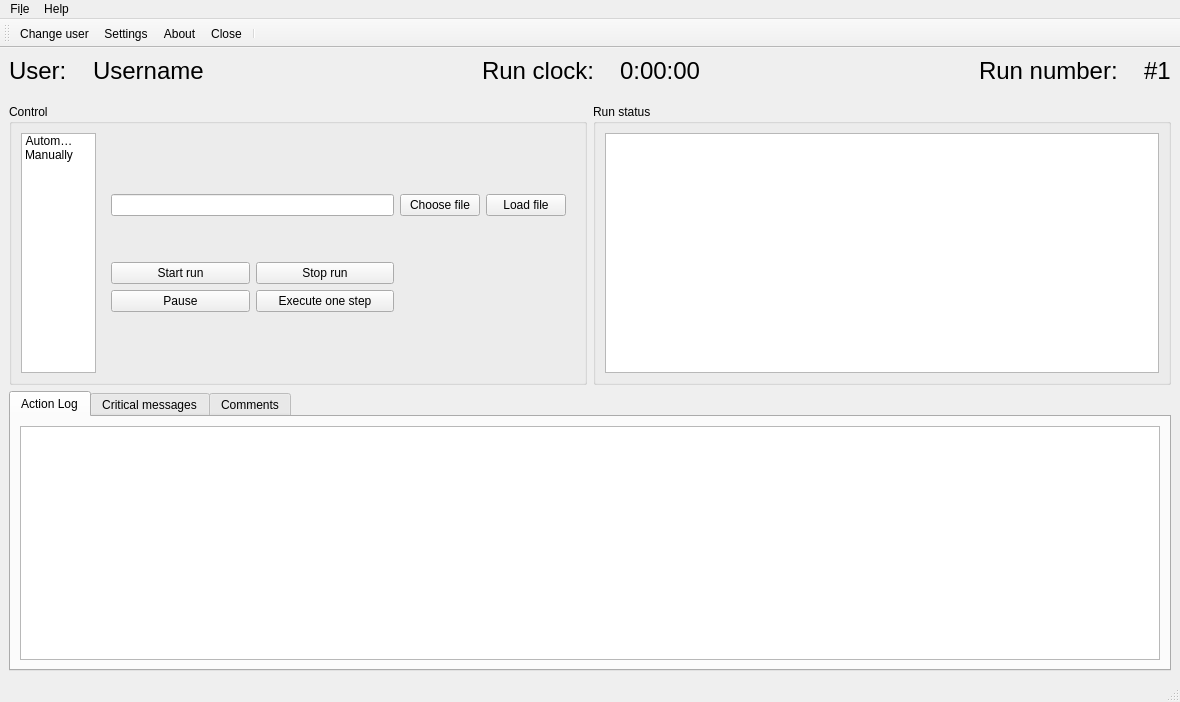
<?xml version="1.0" encoding="UTF-8"?>
<ui version="4.0">
 <class>PanEDMInterfaceMain</class>
 <widget class="QMainWindow" name="PanEDMInterfaceMain">
  <property name="geometry">
   <rect>
    <x>0</x>
    <y>0</y>
    <width>1180</width>
    <height>702</height>
   </rect>
  </property>
  <property name="windowTitle">
   <string>PanEDM Control</string>
  </property>
  <property name="windowIcon">
   <iconset>
    <normaloff>Icons/pulse_icon.png</normaloff>Icons/pulse_icon.png</iconset>
  </property>
  <widget class="QWidget" name="centralwidget">
   <layout class="QVBoxLayout" name="verticalLayout_2">
    <item>
     <layout class="QVBoxLayout" name="verticalLayoutMain">
      <item>
       <layout class="QHBoxLayout" name="infoarea">
        <item>
         <layout class="QFormLayout" name="left_side">
          <item row="0" column="0">
           <widget class="QLabel" name="username_label">
            <property name="font">
             <font>
              <pointsize>18</pointsize>
             </font>
            </property>
            <property name="text">
             <string>User:</string>
            </property>
           </widget>
          </item>
          <item row="0" column="1">
           <widget class="QLabel" name="username">
            <property name="font">
             <font>
              <pointsize>18</pointsize>
             </font>
            </property>
            <property name="text">
             <string>Username</string>
            </property>
            <property name="indent">
             <number>20</number>
            </property>
           </widget>
          </item>
         </layout>
        </item>
        <item>
         <spacer name="horizontalSpacer">
          <property name="orientation">
           <enum>Qt::Horizontal</enum>
          </property>
          <property name="sizeHint" stdset="0">
           <size>
            <width>40</width>
            <height>20</height>
           </size>
          </property>
         </spacer>
        </item>
        <item>
         <layout class="QFormLayout" name="middle">
          <item row="0" column="0">
           <widget class="QLabel" name="runClockLabel">
            <property name="font">
             <font>
              <pointsize>18</pointsize>
             </font>
            </property>
            <property name="text">
             <string>Run clock:</string>
            </property>
           </widget>
          </item>
          <item row="0" column="1">
           <widget class="QLabel" name="runClockValue">
            <property name="font">
             <font>
              <pointsize>18</pointsize>
             </font>
            </property>
            <property name="text">
             <string>0:00:00</string>
            </property>
            <property name="indent">
             <number>20</number>
            </property>
           </widget>
          </item>
         </layout>
        </item>
        <item>
         <spacer name="horizontalSpacer_2">
          <property name="orientation">
           <enum>Qt::Horizontal</enum>
          </property>
          <property name="sizeHint" stdset="0">
           <size>
            <width>40</width>
            <height>20</height>
           </size>
          </property>
         </spacer>
        </item>
        <item>
         <layout class="QFormLayout" name="right_side">
          <property name="labelAlignment">
           <set>Qt::AlignRight|Qt::AlignTrailing|Qt::AlignVCenter</set>
          </property>
          <property name="formAlignment">
           <set>Qt::AlignRight|Qt::AlignTop|Qt::AlignTrailing</set>
          </property>
          <item row="0" column="0">
           <widget class="QLabel" name="runnumber_label">
            <property name="font">
             <font>
              <pointsize>18</pointsize>
             </font>
            </property>
            <property name="text">
             <string>Run number:</string>
            </property>
           </widget>
          </item>
          <item row="0" column="1">
           <widget class="QLabel" name="runnumber">
            <property name="font">
             <font>
              <pointsize>18</pointsize>
             </font>
            </property>
            <property name="text">
             <string>#1</string>
            </property>
            <property name="indent">
             <number>20</number>
            </property>
           </widget>
          </item>
         </layout>
        </item>
       </layout>
      </item>
      <item>
       <spacer name="verticalSpacer">
        <property name="orientation">
         <enum>Qt::Vertical</enum>
        </property>
        <property name="sizeType">
         <enum>QSizePolicy::Fixed</enum>
        </property>
        <property name="sizeHint" stdset="0">
         <size>
          <width>20</width>
          <height>13</height>
         </size>
        </property>
       </spacer>
      </item>
      <item>
       <layout class="QHBoxLayout" name="controlarea">
        <property name="sizeConstraint">
         <enum>QLayout::SetFixedSize</enum>
        </property>
        <item>
         <widget class="QGroupBox" name="controlgroup">
          <property name="sizePolicy">
           <sizepolicy hsizetype="Preferred" vsizetype="Expanding">
            <horstretch>0</horstretch>
            <verstretch>0</verstretch>
           </sizepolicy>
          </property>
          <property name="maximumSize">
           <size>
            <width>612</width>
            <height>2000</height>
           </size>
          </property>
          <property name="title">
           <string>Control</string>
          </property>
          <layout class="QHBoxLayout" name="horizontalLayout_2">
           <item>
            <layout class="QHBoxLayout" name="horizontalLayout">
             <item>
              <widget class="QListWidget" name="switchlist">
               <property name="sizePolicy">
                <sizepolicy hsizetype="Fixed" vsizetype="Preferred">
                 <horstretch>0</horstretch>
                 <verstretch>0</verstretch>
                </sizepolicy>
               </property>
               <property name="maximumSize">
                <size>
                 <width>75</width>
                 <height>16777215</height>
                </size>
               </property>
               <property name="focusPolicy">
                <enum>Qt::NoFocus</enum>
               </property>
               <property name="frameShape">
                <enum>QFrame::StyledPanel</enum>
               </property>
               <property name="alternatingRowColors">
                <bool>false</bool>
               </property>
               <property name="iconSize">
                <size>
                 <width>70</width>
                 <height>70</height>
                </size>
               </property>
               <property name="textElideMode">
                <enum>Qt::ElideRight</enum>
               </property>
               <property name="layoutMode">
                <enum>QListView::SinglePass</enum>
               </property>
               <property name="spacing">
                <number>0</number>
               </property>
               <property name="viewMode">
                <enum>QListView::IconMode</enum>
               </property>
               <property name="modelColumn">
                <number>0</number>
               </property>
               <property name="uniformItemSizes">
                <bool>true</bool>
               </property>
               <property name="batchSize">
                <number>100</number>
               </property>
               <property name="wordWrap">
                <bool>false</bool>
               </property>
               <property name="selectionRectVisible">
                <bool>true</bool>
               </property>
               <item>
                <property name="text">
                 <string>Automatic</string>
                </property>
                <property name="icon">
                 <iconset>
                  <normaloff>Icons/autocontrol.png</normaloff>Icons/autocontrol.png</iconset>
                </property>
               </item>
               <item>
                <property name="text">
                 <string>Manually</string>
                </property>
                <property name="icon">
                 <iconset>
                  <normaloff>Icons/manualcontrol.png</normaloff>Icons/manualcontrol.png</iconset>
                </property>
               </item>
              </widget>
             </item>
             <item>
              <widget class="QStackedWidget" name="stackedWidget">
               <property name="currentIndex">
                <number>0</number>
               </property>
               <widget class="QWidget" name="auto_page">
                <layout class="QGridLayout" name="gridLayout_2">
                 <item row="0" column="0">
                  <layout class="QGridLayout" name="autocontrolgrid">
                   <item row="0" column="0">
                    <widget class="QLineEdit" name="configFileLineEdit"/>
                   </item>
                   <item row="0" column="1">
                    <widget class="QPushButton" name="autoChooseButton">
                     <property name="text">
                      <string>Choose file</string>
                     </property>
                    </widget>
                   </item>
                   <item row="0" column="2">
                    <widget class="QPushButton" name="autoLoadButton">
                     <property name="text">
                      <string>Load file</string>
                     </property>
                    </widget>
                   </item>
                   <item row="1" column="0">
                    <spacer name="verticalSpacer_2">
                     <property name="orientation">
                      <enum>Qt::Vertical</enum>
                     </property>
                     <property name="sizeType">
                      <enum>QSizePolicy::Fixed</enum>
                     </property>
                     <property name="sizeHint" stdset="0">
                      <size>
                       <width>20</width>
                       <height>40</height>
                      </size>
                     </property>
                    </spacer>
                   </item>
                   <item row="2" column="0">
                    <layout class="QGridLayout" name="controlbuttongrid">
                     <item row="0" column="1">
                      <widget class="QPushButton" name="autoStopButton">
                       <property name="text">
                        <string>Stop run</string>
                       </property>
                       <property name="icon">
                        <iconset>
                         <normaloff>Icons/stop.png</normaloff>Icons/stop.png</iconset>
                       </property>
                       <property name="iconSize">
                        <size>
                         <width>48</width>
                         <height>48</height>
                        </size>
                       </property>
                      </widget>
                     </item>
                     <item row="0" column="0">
                      <widget class="QPushButton" name="autoStartButton">
                       <property name="text">
                        <string>Start run</string>
                       </property>
                       <property name="icon">
                        <iconset>
                         <normaloff>Icons/play.png</normaloff>Icons/play.png</iconset>
                       </property>
                       <property name="iconSize">
                        <size>
                         <width>48</width>
                         <height>48</height>
                        </size>
                       </property>
                      </widget>
                     </item>
                     <item row="1" column="0">
                      <widget class="QPushButton" name="autoPauseButton">
                       <property name="text">
                        <string>Pause</string>
                       </property>
                       <property name="icon">
                        <iconset>
                         <normaloff>Icons/pause.png</normaloff>Icons/pause.png</iconset>
                       </property>
                       <property name="iconSize">
                        <size>
                         <width>48</width>
                         <height>48</height>
                        </size>
                       </property>
                      </widget>
                     </item>
                     <item row="1" column="1">
                      <widget class="QPushButton" name="autoOnestepButton">
                       <property name="text">
                        <string>Execute one step</string>
                       </property>
                       <property name="icon">
                        <iconset>
                         <normaloff>Icons/onestep.png</normaloff>Icons/onestep.png</iconset>
                       </property>
                       <property name="iconSize">
                        <size>
                         <width>48</width>
                         <height>48</height>
                        </size>
                       </property>
                      </widget>
                     </item>
                    </layout>
                   </item>
                  </layout>
                 </item>
                </layout>
               </widget>
               <widget class="QWidget" name="manual_page">
                <layout class="QGridLayout" name="gridLayout_4">
                 <item row="0" column="0">
                  <layout class="QGridLayout" name="gridLayout_3"/>
                 </item>
                </layout>
               </widget>
              </widget>
             </item>
            </layout>
           </item>
          </layout>
         </widget>
        </item>
        <item>
         <widget class="QGroupBox" name="runStatus">
          <property name="sizePolicy">
           <sizepolicy hsizetype="Expanding" vsizetype="Expanding">
            <horstretch>0</horstretch>
            <verstretch>0</verstretch>
           </sizepolicy>
          </property>
          <property name="maximumSize">
           <size>
            <width>16777215</width>
            <height>16777215</height>
           </size>
          </property>
          <property name="title">
           <string>Run status</string>
          </property>
          <layout class="QVBoxLayout" name="verticalLayout_10">
           <item>
            <layout class="QVBoxLayout" name="verticalLayout">
             <item>
              <widget class="QTextEdit" name="runStatusTextEdit">
               <property name="readOnly">
                <bool>true</bool>
               </property>
              </widget>
             </item>
            </layout>
           </item>
          </layout>
         </widget>
        </item>
       </layout>
      </item>
      <item>
       <widget class="QTabWidget" name="message_tabs">
        <property name="currentIndex">
         <number>0</number>
        </property>
        <widget class="QWidget" name="all_tab">
         <attribute name="title">
          <string>Action Log</string>
         </attribute>
         <layout class="QVBoxLayout" name="verticalLayout_6">
          <item>
           <layout class="QVBoxLayout" name="verticalLayout_5">
            <item>
             <widget class="QTextEdit" name="all_text">
              <property name="readOnly">
               <bool>true</bool>
              </property>
             </widget>
            </item>
           </layout>
          </item>
         </layout>
        </widget>
        <widget class="QWidget" name="critical_tab">
         <attribute name="title">
          <string>Critical messages</string>
         </attribute>
         <layout class="QVBoxLayout" name="verticalLayout_4">
          <item>
           <layout class="QVBoxLayout" name="verticalLayout_3">
            <item>
             <widget class="QTextEdit" name="critical_text">
              <property name="readOnly">
               <bool>true</bool>
              </property>
             </widget>
            </item>
           </layout>
          </item>
         </layout>
        </widget>
        <widget class="QWidget" name="comments_tab">
         <attribute name="title">
          <string>Comments</string>
         </attribute>
         <layout class="QVBoxLayout" name="verticalLayout_8">
          <item>
           <layout class="QVBoxLayout" name="verticalLayout_7">
            <item>
             <widget class="QTextEdit" name="comments_text"/>
            </item>
           </layout>
          </item>
         </layout>
        </widget>
       </widget>
      </item>
     </layout>
    </item>
   </layout>
  </widget>
  <widget class="QMenuBar" name="menubar">
   <property name="geometry">
    <rect>
     <x>0</x>
     <y>0</y>
     <width>1180</width>
     <height>32</height>
    </rect>
   </property>
   <widget class="QMenu" name="menuFile">
    <property name="title">
     <string>Fi&amp;le</string>
    </property>
    <addaction name="actionChange_user"/>
    <addaction name="actionSettings"/>
    <addaction name="actionClose"/>
   </widget>
   <widget class="QMenu" name="menuHelp">
    <property name="title">
     <string>Help</string>
    </property>
    <addaction name="actionAbout"/>
   </widget>
   <addaction name="menuFile"/>
   <addaction name="menuHelp"/>
  </widget>
  <widget class="QStatusBar" name="statusbar"/>
  <widget class="QToolBar" name="toolBar">
   <property name="windowTitle">
    <string>toolBar</string>
   </property>
   <property name="toolButtonStyle">
    <enum>Qt::ToolButtonTextBesideIcon</enum>
   </property>
   <attribute name="toolBarArea">
    <enum>TopToolBarArea</enum>
   </attribute>
   <attribute name="toolBarBreak">
    <bool>false</bool>
   </attribute>
   <addaction name="actionChange_user"/>
   <addaction name="actionSettings"/>
   <addaction name="actionAbout"/>
   <addaction name="actionClose"/>
   <addaction name="separator"/>
  </widget>
  <action name="actionChange_user">
   <property name="icon">
    <iconset>
     <normaloff>Icons/change-user.png</normaloff>Icons/change-user.png</iconset>
   </property>
   <property name="text">
    <string>Change &amp;user</string>
   </property>
  </action>
  <action name="actionClose">
   <property name="icon">
    <iconset>
     <normaloff>Icons/close_red.png</normaloff>Icons/close_red.png</iconset>
   </property>
   <property name="text">
    <string>&amp;Close</string>
   </property>
  </action>
  <action name="actionAbout">
   <property name="icon">
    <iconset>
     <normaloff>Icons/about.png</normaloff>Icons/about.png</iconset>
   </property>
   <property name="text">
    <string>&amp;About</string>
   </property>
  </action>
  <action name="actionSettings">
   <property name="icon">
    <iconset>
     <normaloff>Icons/settings.png</normaloff>Icons/settings.png</iconset>
   </property>
   <property name="text">
    <string>&amp;Settings</string>
   </property>
  </action>
 </widget>
 <resources/>
 <connections/>
</ui>
